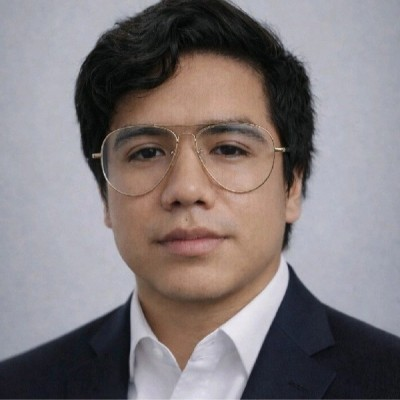
#> input picture scripts/source/michael.jpg, 400 x 400 px
$ python generate_svgs.py
#> lines starting #> are read from the running program, lines starting #| are printed output that depends on the picture; after the words box and inside, x2 and y2 are one past the last pixel; in counts of white or black regions, pixels touching at a corner belong together
"""Genera los SVG del perfil (banner animado y proyectos), tema oscuro.

El banner muestra el retrato en píxeles; el retrato se desintegra en
partículas que forman los logos de Flutter, Kotlin, Swift y React, y luego
vuelve a armarse la foto. Todo en bucle.

Uso:
    pip install -r scripts/requirements.txt
    python3 scripts/generate_svgs.py

Salida: assets/hero.svg, assets/projects.svg
"""

import random
from collections import deque
from pathlib import Path
from textwrap import wrap
from xml.sax.saxutils import escape

import numpy as np
from PIL import Image, ImageChops, ImageDraw, ImageFilter
from svgelements import SVG, Path as SvgPath

ROOT = Path(__file__).resolve().parent
OUT = ROOT.parent / "assets"
PHOTO = ROOT / "source" / "michael.jpg"
LOGOS = ROOT / "source" / "logos"

MONO = "ui-monospace,SFMono-Regular,Menlo,Consolas,'Liberation Mono',monospace"
SANS = "-apple-system,BlinkMacSystemFont,'Segoe UI',Helvetica,Arial,sans-serif"
CHAR_W = 0.61  # ancho aproximado de un carácter monoespaciado (em)

T = {
    "bg": "#0B1120", "panel": "#0F172A", "bar": "#131C31",
    "border": "#1E293B", "text": "#E2E8F0", "muted": "#94A3B8",
    "dim": "#64748B", "primary": "#38BDF8", "violet": "#A78BFA",
    "green": "#34D399", "chip": "#15203A",
}

# ---------------------------------------------------------------- contenido

NAME = "Michael Valdiviezo Maza"
ROLE = "Mobile Developer · Flutter | Android | iOS"
FOCUS = [
    "Clean Architecture · BLoC · MVVM · Riverpod",
    "Pagos multi-país · SSL Pinning · anti GPS-spoofing",
    "Offline-first con SQLite/Drift y sincronización",
    "Integración con APIs REST y WebSockets",
]
METRICS = [
    ("3+", "años en", "producción"),
    ("6", "años en", "tecnología"),
    ("3", "sectores: transporte,", "fintech y banca"),
]
STACK = ["Flutter", "Dart", "Kotlin", "Swift", "React Native", "Android",
         "Firebase"]

PROJECTS = [
    {
        "repo": "AsisGo",
        "desc": "Control de asistencia corporativo con geolocalización, "
                "marcación con selfie y auditoría multiempresa.",
        "tags": ["Flutter", "Maps", "Geolocalización"],
    },
    {
        "repo": "MiGasto",
        "desc": "Registra gastos leyendo notificaciones bancarias con un "
                "servicio nativo en Kotlin. Datos cifrados en el equipo.",
        "tags": ["Flutter", "Kotlin", "Isar"],
    },
    {
        "repo": "polyline_animation_plus",
        "desc": "Paquete Flutter para animar rutas sobre Google Maps. "
                "Pensado para apps de transporte y tracking.",
        "tags": ["Package", "Google Maps"],
    },
    {
        "repo": "floating_bubble_overlay",
        "desc": "Plugin Flutter para mostrar burbujas flotantes sobre "
                "otras apps en Android.",
        "tags": ["Plugin", "Android"],
    },
    {
        "repo": "mini-buki",
        "desc": "Sistema de reservas: API REST con Express, TypeScript y "
                "Prisma, y app Flutter con Riverpod.",
        "tags": ["Flutter", "Riverpod", "Node.js"],
    },
    {
        "repo": "BeatzPro",
        "desc": "App de música multiplataforma (Android, Windows, Linux) "
                "con caché, radio y playlists.",
        "tags": ["Flutter", "Desktop"],
    },
]

# ---------------------------------------------------------------- animación

GRID = 170          # resolución del retrato en celdas
CELL = 2.35         # px por celda  → retrato de ~400 px
PARTICLES = 1000
CHUNKS = 40         # grupos en que se dispersa el retrato
LOOP_BEGIN = 3.0    # s: el bucle arranca tras la intro
LOOP = 16.0         # s: duración de un ciclo completo

# (nombre, color, instante en que queda formado, instante en que se va)
STAGES = [
    ("flutter", "#54C5F8", 3.2, 5.0),
    ("kotlin", "#A97BFF", 6.0, 7.8),
    ("swift", "#F05138", 8.8, 10.6),
    ("react", "#61DAFB", 11.6, 13.4),
]
DISSOLVE = (2.0, 2.8)    # el retrato se dispersa
REASSEMBLE = (14.2, 15.0)  # el retrato vuelve
BACK = 14.8              # las partículas regresan a la foto
EASE = ".45 0 .2 1"

random.seed(7)
np.random.seed(7)


def mono_w(text, size):
    return len(text) * size * CHAR_W


def fade(begin, dur=0.4):
    return (f'<animate attributeName="opacity" from="0" to="1" '
            f'dur="{dur}s" begin="{begin:.2f}s" fill="freeze"/>')


def loop_anim(attr, values, times, transform=False):
    kt = ";".join(f"{t / LOOP:.4f}" for t in times)
    ks = ";".join([EASE] * (len(times) - 1))
    tag = "animateTransform" if transform else "animate"
    extra = ' type="translate"' if transform else ""
    return (f'<{tag} attributeName="{attr}"{extra} values="{";".join(values)}" '
            f'keyTimes="{kt}" calcMode="spline" keySplines="{ks}" '
            f'dur="{LOOP}s" begin="{LOOP_BEGIN}s" repeatCount="indefinite"/>')


# ---------------------------------------------------------------- retrato


def portrait_pixels():
    """Devuelve una matriz booleana GRID×GRID con el retrato tramado."""
    im = Image.open(PHOTO).convert("RGB")
    a = np.asarray(im).astype(float)
    h, w, _ = a.shape
    mx, mn = a.max(2), a.min(2)
    sat, lum = (mx - mn) / (mx + 1e-6), a.mean(2)
    cand = (sat < 0.10) & (lum > 140)  # fondo gris claro

    bg = np.zeros((h, w), bool)
    q = deque()
    seeds = [(0, x) for x in range(w)] + \
        [(y, x) for y in range(h) for x in (0, w - 1)]
    for y, x in seeds:
        if cand[y, x] and not bg[y, x]:
            bg[y, x] = True
            q.append((y, x))
    while q:
        y, x = q.popleft()
        for dy, dx in ((1, 0), (-1, 0), (0, 1), (0, -1)):
            ny, nx = y + dy, x + dx
            if 0 <= ny < h and 0 <= nx < w and not bg[ny, nx] and cand[ny, nx]:
                bg[ny, nx] = True
                q.append((ny, nx))
    # la camisa blanca también es "gris claro": se recupera a mano
    bg[int(h * 0.70):, int(w * 0.38):int(w * 0.71)] = False

    fg = Image.fromarray((~bg * 255).astype("uint8")) \
        .filter(ImageFilter.MinFilter(3)).resize((GRID, GRID), Image.BILINEAR)
    mask = np.asarray(fg).astype(float) / 255 > 0.5
    lum = np.asarray(im.convert("L").resize((GRID, GRID), Image.LANCZOS))
    lum = lum.astype(float) / 255
    lo, hi = np.percentile(lum[mask], 3), np.percentile(lum[mask], 97)
    lum = np.clip((lum - lo) / (hi - lo), 0, 0.88) ** 1.05
    lum[~mask] = 0

    out = np.zeros_like(mask)
    e = lum.copy()
    for y in range(GRID):  # Floyd–Steinberg
        for x in range(GRID):
            on = e[y, x] > 0.5
            out[y, x] = on
            err = e[y, x] - on
            if x + 1 < GRID:
                e[y, x + 1] += err * 7 / 16
            if y + 1 < GRID:
                if x > 0:
                    e[y + 1, x - 1] += err * 3 / 16
                e[y + 1, x] += err * 5 / 16
                if x + 1 < GRID:
                    e[y + 1, x + 1] += err / 16
    return out & mask


# ---------------------------------------------------------------- logos


def logo_mask(name, size=GRID * 4):
    """Rasteriza un icono de Simple Icons (viewBox 24×24)."""
    svg = SVG.parse(str(LOGOS / f"{name}.svg"))
    m = Image.new("1", (size, size), 0)
    subs = []
    for el in svg.elements():
        if isinstance(el, SvgPath):
            for sub in el.as_subpaths():
                p = SvgPath(sub)
                pts = [p.point(t) for t in np.linspace(0, 1, 800)]
                pts = [(pt.x * size / 24, pt.y * size / 24) for pt in pts]
                layer = Image.new("1", (size, size), 0)
                ImageDraw.Draw(layer).polygon(pts, fill=1)
                subs.append(layer)
                m = ImageChops.logical_xor(m, layer)
    if name == "swift":
        # el icono es un cuadrado con el pájaro recortado: nos quedamos
        # con el pájaro (interior del contorno exterior menos el relleno)
        outer = max(subs, key=lambda l: np.asarray(l).sum())
        m = ImageChops.logical_and(outer, ImageChops.invert(m))
    return np.asarray(m)


# [12 lines left out: function sample_points, not called in this run]


def spatial_order(points):
    """Orden que conserva la vecindad: franjas horizontales en zigzag."""
    band = int(np.sqrt(len(points)))
    pts = sorted(points, key=lambda p: p[1])
    ordered = []
    for i in range(0, len(pts), band):
        row = sorted(pts[i:i + band], key=lambda p: p[0])
        ordered.extend(row if (i // band) % 2 == 0 else row[::-1])
    return ordered


# ---------------------------------------------------------------- banner


def typed(uid, x, y, text, size, fill, begin, speed=0.045):
    """Texto que se 'escribe' carácter a carácter mediante un clipPath."""
    w = mono_w(text, size) + 4
    dur = max(len(text) * speed, 0.2)
    steps = ";".join(str(round(w * i / len(text))) for i in range(len(text) + 1))
    return (
        f'<clipPath id="{uid}"><rect x="{x}" y="{y - size}" width="0" '
        f'height="{size * 1.6}"><animate attributeName="width" '
        f'values="{steps}" calcMode="discrete" dur="{dur:.2f}s" '
        f'begin="{begin:.2f}s" fill="freeze"/></rect></clipPath>'
        f'<text x="{x}" y="{y}" font-size="{size}" fill="{fill}" '
        f'clip-path="url(#{uid})">{escape(text)}</text>'
    ), begin + dur


def chip(x, y, label, size=12, pad=10, color=None):
    w = mono_w(label, size) + pad * 2
    return (
        f'<rect x="{x:.1f}" y="{y}" width="{w:.1f}" height="24" rx="12" '
        f'fill="{T["chip"]}" stroke="{T["border"]}"/>'
        f'<text x="{x + w / 2:.1f}" y="{y + 16}" font-size="{size}" '
        f'text-anchor="middle" fill="{color or T["primary"]}">'
        f'{escape(label)}</text>'
    ), w


def gradient(uid):
    a, b, c = T["primary"], T["violet"], T["green"]
    return (
        f'<linearGradient id="{uid}" x1="0" y1="0" x2="1" y2="0">'
        f'<stop offset="0" stop-color="{a}"><animate attributeName="stop-color" '
        f'values="{a};{b};{c};{a}" dur="9s" repeatCount="indefinite"/></stop>'
        f'<stop offset="1" stop-color="{b}"><animate attributeName="stop-color" '
        f'values="{b};{c};{a};{b}" dur="9s" repeatCount="indefinite"/></stop>'
        f'</linearGradient>'
    )


def visual(px, py):
    """Panel izquierdo: retrato + partículas + leyenda."""
    p = []
    pix = portrait_pixels()
    on = list(zip(*np.nonzero(pix)))  # (y, x)

    # --- retrato: repartido en grupos que se dispersan
    groups = [[] for _ in range(CHUNKS)]
    for y, x in on:
        groups[random.randrange(CHUNKS)].append((x, y))
    t_hide = [0, DISSOLVE[0], DISSOLVE[1], REASSEMBLE[0], REASSEMBLE[1], LOOP]
    p.append(f'<g transform="translate({px},{py}) scale({CELL})" '
             f'fill="url(#face)" shape-rendering="crispEdges">')
    for i, grp in enumerate(groups):
        ang = random.uniform(0, 2 * np.pi)
        dist = random.uniform(15, 55)
        dx, dy = dist * np.cos(ang), dist * np.sin(ang) - 12
        d = "".join(f"M{x} {y}h1v1h-1z" for x, y in grp)
        p.append(
            f'<g opacity="0">{fade(0.2 + i * 0.03, 0.9)}<g>'
            + loop_anim("opacity", ["1", "1", "0", "0", "1", "1"], t_hide)
            + loop_anim("transform",
                        ["0 0", "0 0", f"{dx:.0f} {dy:.0f}", f"{dx:.0f} {dy:.0f}",
                         "0 0", "0 0"], t_hide, transform=True)
            + f'<path d="{d}"/></g></g>'
        )
    p.append("</g>")

    # --- partículas: foto → logos → foto
    start = spatial_order([(x + random.random(), y + random.random())
                           for y, x in random.sample(on, PARTICLES)])
    box = (GRID * 0.16, GRID * 0.14, GRID * 0.68)  # logo centrado, 68 % del lado
    shapes = [spatial_order(sample_points(logo_mask(n), PARTICLES, box))
              for n, *_ in STAGES]

    times = [0, DISSOLVE[0]]
    for _, _, t_in, t_out in STAGES:
        times += [t_in, t_out]
    times += [BACK, LOOP]

    colors = [T["violet"], T["violet"]]
    for _, c, *_ in STAGES:
        colors += [c, c]
    colors += [T["violet"], T["violet"]]
    fill_anim = (f'<animate attributeName="fill" values="{";".join(colors)}" '
                 f'keyTimes="{";".join(f"{t / LOOP:.4f}" for t in times)}" '
                 f'dur="{LOOP}s" begin="{LOOP_BEGIN}s" repeatCount="indefinite"/>')
    op_times = [0, DISSOLVE[0] - 0.1, DISSOLVE[0] + 0.1,
                REASSEMBLE[0] + 0.2, REASSEMBLE[1], LOOP]
    op_anim = loop_anim("opacity", ["0", "0", "1", "1", "0", "0"], op_times)

    p.append(f'<g transform="translate({px},{py}) scale({CELL})" '
             f'fill="{T["violet"]}">{fill_anim}')
    for i in range(PARTICLES):
        path = [start[i], start[i]]
        for s in shapes:
            path += [s[i], s[i]]
        path += [start[i], start[i]]
        vals = [f"{x:.1f} {y:.1f}" for x, y in path]
        p.append(f'<use href="#pt" opacity="0">{op_anim}'
                 f'{loop_anim("transform", vals, times, transform=True)}</use>')
    p.append("</g>")
    return "".join(p)


def caption(x, y):
    """Leyenda del panel: cambia con cada figura."""
    labels = [("michael.png", T["violet"])] + \
        [(f"{n}.svg", c) for n, c, *_ in STAGES]
    windows = [(None, DISSOLVE[0], REASSEMBLE[1])] + \
        [(t_in - 0.6, t_in, t_out) for _, _, t_in, t_out in STAGES]
    out = []
    for (label, color), (pre, t_in, t_out) in zip(labels, windows):
        if pre is None:  # la foto: visible al inicio y al volver
            vals, ts = ["1", "1", "0", "0", "1", "1"], \
                [0, DISSOLVE[0], DISSOLVE[0] + 0.3, REASSEMBLE[1] - 0.3,
                 REASSEMBLE[1], LOOP]
            init = f'{fade(0.3, 0.6)}'
            op = "0"
        else:
            vals, ts = ["0", "0", "1", "1", "0", "0"], \
                [0, pre, t_in, t_out, t_out + 0.3, LOOP]
            init, op = "", "1"
        kt = ";".join(f"{t / LOOP:.4f}" for t in ts)
        out.append(
            f'<g opacity="{op}">{init}<text x="{x}" y="{y}" font-size="13" '
            f'fill="{color}" opacity="{"1" if pre is None else "0"}"><animate attributeName="opacity" '
            f'values="{";".join(vals)}" keyTimes="{kt}" dur="{LOOP}s" '
            f'begin="{LOOP_BEGIN}s" repeatCount="indefinite"/>'
            f'<tspan fill="{T["dim"]}">▸ render </tspan>{label}</text></g>'
        )
    return "".join(out)


def hero():
    W, H = 1180, 610
    p = [f'<svg xmlns="http://www.w3.org/2000/svg" '
         f'xmlns:xlink="http://www.w3.org/1999/xlink" width="{W}" height="{H}" '
         f'viewBox="0 0 {W} {H}" font-family="{MONO}" role="img" '
         f'aria-label="{NAME} — {ROLE}">']
    p.append(
        f'<defs>{gradient("acc")}'
        f'<linearGradient id="face" x1="0" y1="0" x2="0" y2="{GRID}" '
        f'gradientUnits="userSpaceOnUse">'
        f'<stop offset="0" stop-color="{T["primary"]}"/>'
        f'<stop offset="0.55" stop-color="{T["violet"]}"/>'
        f'<stop offset="1" stop-color="#818CF8"/></linearGradient>'
        f'<rect id="pt" width="1.9" height="1.9" rx="0.5"/>'
        f'<clipPath id="win"><rect x="1" y="1" width="{W - 2}" '
        f'height="{H - 2}" rx="16"/></clipPath></defs>'
    )
    p.append('<g clip-path="url(#win)">')
    p.append(f'<rect width="{W}" height="{H}" fill="{T["bg"]}"/>')

    # barra de ventana
    p.append(f'<rect width="{W}" height="44" fill="{T["bar"]}"/>')
    p.append(f'<line x1="0" y1="44" x2="{W}" y2="44" stroke="{T["border"]}"/>')
    for i, c in enumerate(("#FF5F56", "#FFBD2E", "#27C93F")):
        p.append(f'<circle cx="{28 + i * 20}" cy="22" r="6" fill="{c}"/>')
    p.append(f'<text x="{W / 2}" y="27" font-size="12" text-anchor="middle" '
             f'fill="{T["dim"]}">michael@mobile: ~/perfil — ./profile.sh --live'
             f'</text>')

    # panel visual
    vx, vy, vw, vh = 32, 64, 432, 524
    p.append(f'<rect x="{vx}" y="{vy}" width="{vw}" height="{vh}" rx="12" '
             f'fill="{T["panel"]}" stroke="{T["border"]}"/>')
    p.append(f'<text x="{vx + 16}" y="{vy + 24}" font-size="10" '
             f'letter-spacing="3" fill="{T["dim"]}">VISUAL</text>')
    p.append(f'<circle cx="{vx + vw - 18}" cy="{vy + 20}" r="3.5" '
             f'fill="{T["green"]}"><animate attributeName="opacity" '
             f'values="1;0.25;1" dur="1.8s" repeatCount="indefinite"/></circle>')
    p.append(visual(vx + 16, vy + 40))
    p.append(f'<line x1="{vx + 16}" y1="{vy + vh - 46}" x2="{vx + vw - 16}" '
             f'y2="{vy + vh - 46}" stroke="{T["border"]}"/>')
    p.append(caption(vx + 16, vy + vh - 20))

    # columna derecha: terminal
    x, prompt = 500, "➜  ~ "
    pw = mono_w(prompt, 16)
    tcur = 0.4

    def cmd(y, command):
        nonlocal tcur
        p.append(f'<g opacity="0">{fade(tcur, 0.1)}'
                 f'<text x="{x}" y="{y}" font-size="16" fill="{T["green"]}">'
                 f'{escape(prompt)}</text></g>')
        svg, tcur = typed(f"c{y}", x + pw, y, command, 16, T["text"], tcur)
        p.append(svg)
        tcur += 0.2

    cmd(92, "nombre")
    p.append(f'<g opacity="0">{fade(tcur, 0.6)}'
             f'<text x="{x}" y="140" font-size="40" font-weight="700" '
             f'font-family="{SANS}" fill="url(#acc)">{escape(NAME)}</text></g>')
    tcur += 0.5

    cmd(186, "rol")
    p.append(f'<g opacity="0">{fade(tcur)}'
             f'<text x="{x}" y="216" font-size="19" fill="{T["primary"]}">'
             f'{escape(ROLE)}</text></g>')
    tcur += 0.4

    cmd(258, "experiencia")
    for i, item in enumerate(FOCUS):
        p.append(f'<g opacity="0">{fade(tcur + i * 0.25)}'
                 f'<text x="{x}" y="{288 + i * 26}" font-size="15" '
                 f'fill="{T["muted"]}"><tspan fill="{T["violet"]}">▸ </tspan>'
                 f'{escape(item)}</text></g>')
    tcur += len(FOCUS) * 0.25 + 0.2

    # métricas
    p.append(f'<g opacity="0">{fade(tcur, 0.6)}')
    p.append(f'<line x1="{x}" y1="408" x2="{W - 32}" y2="408" '
             f'stroke="url(#acc)" stroke-width="1.5" opacity="0.8"/>')
    for i, (num, *label) in enumerate(METRICS):
        mx = x + i * 216
        p.append(f'<text x="{mx}" y="452" font-size="34" font-weight="700" '
                 f'font-family="{SANS}" fill="{T["text"]}">{num}</text>')
        for j, line in enumerate(label):
            p.append(f'<text x="{mx}" y="{472 + j * 15}" font-size="12" '
                     f'font-family="{SANS}" fill="{T["muted"]}">'
                     f'{escape(line)}</text>')
    p.append("</g>")
    tcur += 0.4

    # stack
    p.append(f'<g opacity="0">{fade(tcur, 0.6)}')
    rx, ry = x, 516
    for label in STACK:
        w = mono_w(label, 11) + 16
        if rx + w > W - 32:
            rx, ry = x, ry + 32
        svg, w = chip(rx, ry, label, size=11, pad=8)
        p.append(svg)
        rx += w + 6
    p.append("</g>")
    tcur += 0.5

    # prompt final con cursor
    p.append(f'<g opacity="0">{fade(tcur, 0.1)}'
             f'<text x="{x}" y="{H - 34}" font-size="16" fill="{T["green"]}">'
             f'{escape(prompt)}</text>'
             f'<rect x="{x + pw + 2:.0f}" y="{H - 48}" width="9" height="18" '
             f'fill="{T["primary"]}"><animate attributeName="opacity" '
             f'values="1;1;0;0" keyTimes="0;0.5;0.5;1" dur="1s" '
             f'repeatCount="indefinite"/></rect></g>')
    p.append(f'<text x="{W - 32}" y="{H - 34}" font-size="11" '
             f'text-anchor="end" fill="{T["dim"]}">Lima, Perú</text>')

    p.append("</g>")
    p.append(f'<rect x="1" y="1" width="{W - 2}" height="{H - 2}" rx="16" '
             f'fill="none" stroke="{T["border"]}"/>')
    p.append("</svg>")
    return "".join(p)


# ---------------------------------------------------------------- proyectos


def projects():
    W, G = 1180, 20
    cols, ch = 3, 196
    cw = (W - 2 * G) / cols
    rows = (len(PROJECTS) + cols - 1) // cols
    H = 56 + rows * (ch + G) - G + 2
    p = [f'<svg xmlns="http://www.w3.org/2000/svg" width="{W}" height="{H:.0f}" '
         f'viewBox="0 0 {W} {H:.0f}" font-family="{MONO}" role="img" '
         f'aria-label="Proyectos destacados">',
         f'<defs>{gradient("acc")}</defs>',
         f'<text x="5" y="20" font-size="12" letter-spacing="2" '
         f'fill="{T["primary"]}">PROYECTOS</text>',
         f'<text x="117" y="20" font-size="11" fill="{T["dim"]}">'
         f'github.com/VMichael1999</text>',
         f'<line x1="1" y1="34" x2="{W - 1}" y2="34" stroke="url(#acc)" '
         f'stroke-width="1.5" opacity="0.8"/>']

    for i, pr in enumerate(PROJECTS):
        x = 1 + (i % cols) * (cw + G)
        y = 54 + (i // cols) * (ch + G)
        w = cw - 2 if i % cols == cols - 1 else cw
        begin = 0.2 + i * 0.15
        p.append(f'<g opacity="0" transform="translate({x:.1f},{y})">'
                 f'{fade(begin, 0.5)}')
        p.append(f'<rect width="{w:.1f}" height="{ch}" rx="12" '
                 f'fill="{T["panel"]}" stroke="{T["border"]}"/>')
        p.append(f'<text x="18" y="30" font-size="11" fill="{T["dim"]}">'
                 f'VMichael1999 /</text>')
        p.append(f'<text x="18" y="56" font-size="18" font-weight="700" '
                 f'fill="{T["text"]}">{escape(pr["repo"])}</text>')
        p.append(f'<circle cx="{w - 22:.1f}" cy="26" r="4" fill="{T["green"]}">'
                 f'<animate attributeName="opacity" values="1;0.3;1" dur="2s" '
                 f'begin="{begin:.2f}s" repeatCount="indefinite"/></circle>')
        for j, line in enumerate(wrap(pr["desc"], 46)[:3]):
            p.append(f'<text x="18" y="{88 + j * 20}" font-size="13.5" '
                     f'font-family="{SANS}" fill="{T["muted"]}">'
                     f'{escape(line)}</text>')
        tx = 18
        for tag in pr["tags"]:
            svg, tw = chip(tx, ch - 40, tag, size=11, pad=9, color=T["violet"])
            p.append(svg)
            tx += tw + 6
        p.append("</g>")

    p.append("</svg>")
    return "".join(p)


def main():
    OUT.mkdir(exist_ok=True)
    (OUT / "hero.svg").write_text(hero(), encoding="utf-8")
#> in portrait_pixels, im is the input picture: PIL image 400x400 RGB; mean R, G, B 129.4, 121.7, 123.4
#> in portrait_pixels, `mx, mn = a.max(2), a.min(2)`:
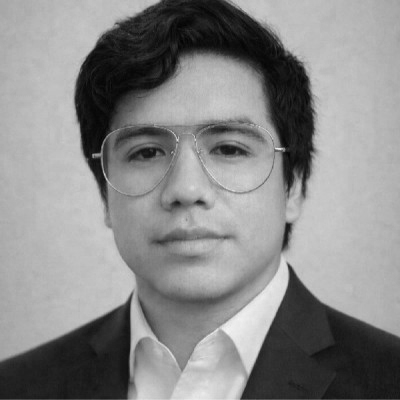
#> mx: shape (400, 400) float64; min 1, max 245, mean 136.6
#> in portrait_pixels, `sat, lum = (mx - mn) / (mx + 1e-6), a.mean(2)`:
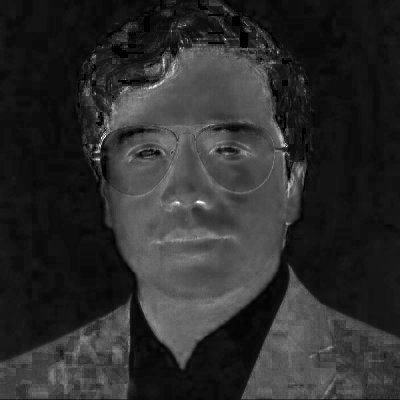
#> sat: shape (400, 400) float64; min 0, max 1, mean 0.178
#> in portrait_pixels, `sat, lum = (mx - mn) / (mx + 1e-6), a.mean(2)`:
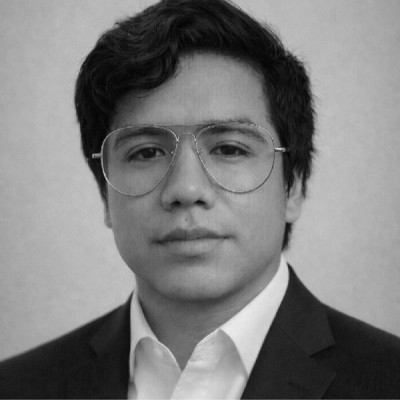
#> lum: shape (400, 400) float64; min 0.333, max 238.3, mean 124.8
#> in portrait_pixels, `cand = (sat < 0.10) & (lum > 140)`:
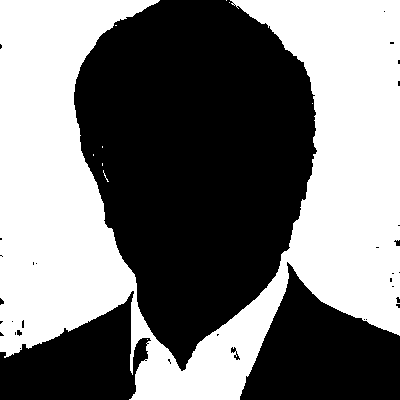
#> cand: shape (400, 400) bool; 47.3% white; 10 white regions (9 under 20 px), largest, box (x1, y1, x2, y2) and area: (0, 0, 400, 400) 75683
#> after the loop in portrait_pixels, `for y, x in seeds:`:
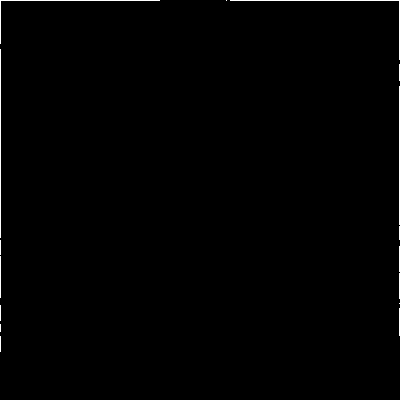
#> bg: shape (400, 400) bool; 0.61% white in thin lines or dots, all inside (x1, y1, x2, y2) = (0, 0, 400, 352)
#> in portrait_pixels, `bg[int(h * 0.70):, int(w * 0.38):int(w * 0.71)] = False`:
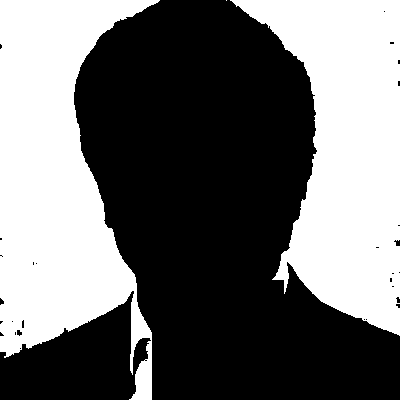
#> bg: shape (400, 400) bool; 42.6% white; 3 white regions (1 under 20 px), largest, box (x1, y1, x2, y2) and area: (0, 0, 160, 400) 35810, (230, 0, 400, 336) 32412
#> in portrait_pixels, `mask = np.asarray(fg).astype(float) / 255 > 0.5`:
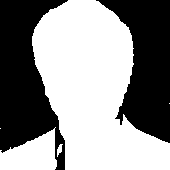
#> mask: shape (170, 170) bool; 56.1% white; 2 black regions, box (x1, y1, x2, y2) and area: (0, 0, 68, 170) 6679, (96, 0, 170, 143) 6001
#> (the rest of the program and of its run is left out)
